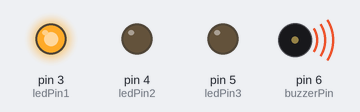
Recording of a sketch running on a simulated Arduino Uno, built with avr-gcc and run on an emulated ATmega328P. Shown: output pins drawn as LEDs (lit = HIGH), buzzer (waves = sounding).

Above: at 0.5 s.
At 1.5 s:
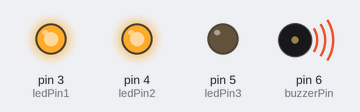
At 2.5 s:
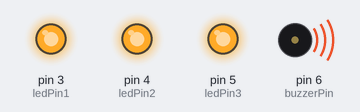
At 3.5 s:
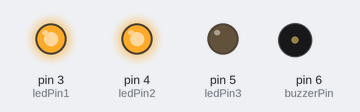
At 4.5 s:
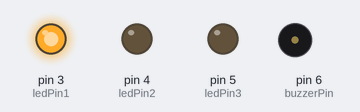
At 5.5 s:
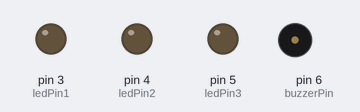
Timing chart, 0 to 7.8 s (numbered marks = the images above):
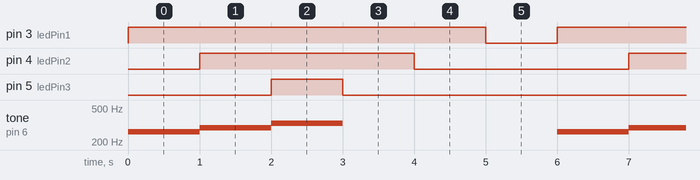

The sketch:

LED_AND_BUZZ.ino
```cpp
const int ledPin1 = 3;
const int ledPin2 = 4;
const int ledPin3 = 5;
const int buzzerPin = 6;

void setup() {
  pinMode(ledPin1, OUTPUT);
  pinMode(ledPin2, OUTPUT);
  pinMode(ledPin3, OUTPUT);
  pinMode(buzzerPin, OUTPUT);
}

void loop() {
  WaveLED();
}

void WaveLED() {
  ChangeAllLedStatus(LOW);

  digitalWrite(ledPin1, HIGH);
  tone(buzzerPin, 262);  // D0 = 262 Hz (Do)
  delay(1000);
  noTone(buzzerPin);

  digitalWrite(ledPin2, HIGH);
  tone(buzzerPin, 294);  // Ra = 294 Hz (Re)
  delay(1000);
  noTone(buzzerPin);

  digitalWrite(ledPin3, HIGH);
  tone(buzzerPin, 330);  // Mi = 330 Hz
  delay(1000);
  noTone(buzzerPin);

  digitalWrite(ledPin3, LOW);
  delay(1000);

  digitalWrite(ledPin2, LOW);
  delay(1000);

  digitalWrite(ledPin1, LOW);
  delay(1000);
}

void ChangeAllLedStatus(int status) {
  digitalWrite(ledPin1, status);
  digitalWrite(ledPin2, status);
  digitalWrite(ledPin3, status);
}
```

Measured:
- by itself, pin 3 (ledPin1): alternates HIGH for 5.0 s and LOW for 1.0 s
- by itself, pin 4 (ledPin2): alternates HIGH for 3.0 s and LOW for 3.0 s
- by itself, pin 5 (ledPin3): alternates HIGH for 1.0 s and LOW for 5.0 s
- by itself, tone on pin 6 (buzzerPin): repeats every 6.0 s: 294 Hz 1.0 s, 330 Hz 1.0 s, silent 3.0 s, 262 Hz 1.0 s
